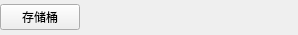
<?xml version="1.0" encoding="UTF-8"?>
<ui version="4.0">
 <class>BreadWidget</class>
 <widget class="QWidget" name="BreadWidget">
  <property name="geometry">
   <rect>
    <x>0</x>
    <y>0</y>
    <width>298</width>
    <height>35</height>
   </rect>
  </property>
  <property name="windowTitle">
   <string>Form</string>
  </property>
  <layout class="QHBoxLayout" name="horizontalLayout">
   <property name="spacing">
    <number>0</number>
   </property>
   <property name="leftMargin">
    <number>0</number>
   </property>
   <property name="topMargin">
    <number>0</number>
   </property>
   <property name="rightMargin">
    <number>0</number>
   </property>
   <property name="bottomMargin">
    <number>0</number>
   </property>
   <item>
    <widget class="QPushButton" name="pushButton">
     <property name="text">
      <string>存储桶</string>
     </property>
    </widget>
   </item>
   <item>
    <spacer name="horizontalSpacer">
     <property name="orientation">
      <enum>Qt::Horizontal</enum>
     </property>
     <property name="sizeHint" stdset="0">
      <size>
       <width>215</width>
       <height>20</height>
      </size>
     </property>
    </spacer>
   </item>
  </layout>
 </widget>
 <resources/>
 <connections/>
</ui>
